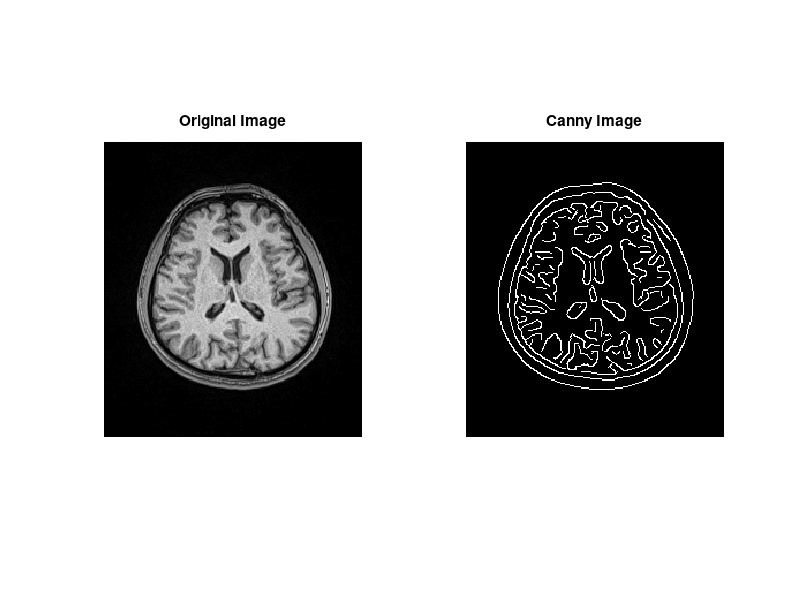

This chart was generated by the following MATLAB code: (Note: this script raises an error after producing the figure.)
clc
clear
close all;

load("HW7_T1brain.mat");
Origin_img = T1brain;

% question a
lowThreshold = 0.1;
highThreshold = 0.32;
sigma = 1.7;
[edgeResult, threshold] = edge(Origin_img, 'Canny', [lowThreshold highThreshold], sigma);

figure(1);
subplot(1, 2, 1);
imshow(Origin_img,[]); title('Original Image');
subplot(1, 2, 2);
imshow (edgeResult); title('Canny Image');

% question b
TH = 200;
TL = 100;
sig = 2;

[E, M, A, Gx, Gy, threshold_image] = canny(Origin_img, sig, TH, TL);

figure(2);
subplot(1, 2, 1);
imshow(edgeResult); title('Canny Edge Result');
subplot(1, 2, 2);
imshow (threshold_image); title('Self made Canny Edge Result');

% question 3

% graythresh function only can input the range between 0 and 1 
Image_in_01 = rescale(Origin_img);
otsu_threshold = graythresh(Image_in_01);
otsu_image = imbinarize(Image_in_01, otsu_threshold);

figure(3);
subplot(1, 2, 1);
imshow(Origin_img,[]); title('Original Image');
subplot(1, 2, 2);
imshow(otsu_image); title('After Otsu thresholding');

% observe histogram
[number , value] = imhist(Image_in_01);
figure(4);
bar(value,number);
title('Original histogram' );
xlabel('value');
ylabel('quantity');

% question 3 test (adjust the threshold to see the result)
test_otsu_threshold = otsu_threshold*1.85;
test_otsu_image = imbinarize(Image_in_01, test_otsu_threshold);

figure(5);
subplot(1, 3, 1);
imshow(Origin_img,[]); title('Original Image');
subplot(1, 3, 2);
imshow(otsu_image); title('Original Otsu Image');
subplot(1, 3, 3);
imshow(test_otsu_image); title('Test Otsu Image');


function [E, M, A, Gx, Gy, threshold_image] = canny(I, sig, TH, TL)
    % default TH and TL if we don't input
    if nargin < 3
        TH = 0.1;
        TL = 0.1;
    end

    % gaussian smooth
    I_gaussian = imgaussfilt(double(I),sig);

    % gradient
    [Gx, Gy] = imgradientxy(I_gaussian, "sobel");

    % magnitude and direction
    M = sqrt(Gx.^2 + Gy.^2);
    A = atan2d(Gy, Gx);
    
    % non-maximum suppression
    [row, col] = size(I);
    E = zeros(row, col);

    for i = 2:row-1
        for j = 2:col-1
            % find the edge normal
            if ((A(i,j) >= -22.5 && A(i,j) <= 22.5) || A(i,j) >= 157.5 || (A(i,j) <= -157.5))
                neighbors = [M(i, j+1), M(i, j-1)];
            elseif (A(i,j) > 22.5 && A(i,j) < 67.5 || A(i,j) > -157.5 && A(i,j) < -112.5)
                neighbors = [M(i+1, j-1), M(i-1, j+1)];
            elseif (A(i,j) >= 67.5 && A(i,j) <= 112.5 || A(i,j) >= -112.5 && A(i,j) <= -67.5)
                neighbors = [M(i+1, j), M(i-1, j)];
            else
                neighbors = [M(i-1, j-1), M(i+1, j+1)];
            end          
            % compare the magnitudes if neighborint pixels
            if (M(i, j) >= neighbors(1)) && (M(i, j) >= neighbors(2))
                E(i, j) = M(i, j);
            else
                E(i, j) = 0;
            end
        end
    end
    
    % Determine strond edges or weak edges
    threshold_image = zeros(row, col);
    strong_edges = (E >= TH);
    weak_edges = (E >= TL) & (E < TH);

    % Determine whether to connect
    for i = 6:row-5
        for j = 6:col-5
            if strong_edges(i, j)
                threshold_image(i, j) = 1;
            elseif weak_edges(i, j)
            neighborhood = strong_edges(i-5:i+5, j-5:j+5);
                if any(neighborhood(:))
                    threshold_image(i, j) = 1;
                end
            end
        end
    end 
end